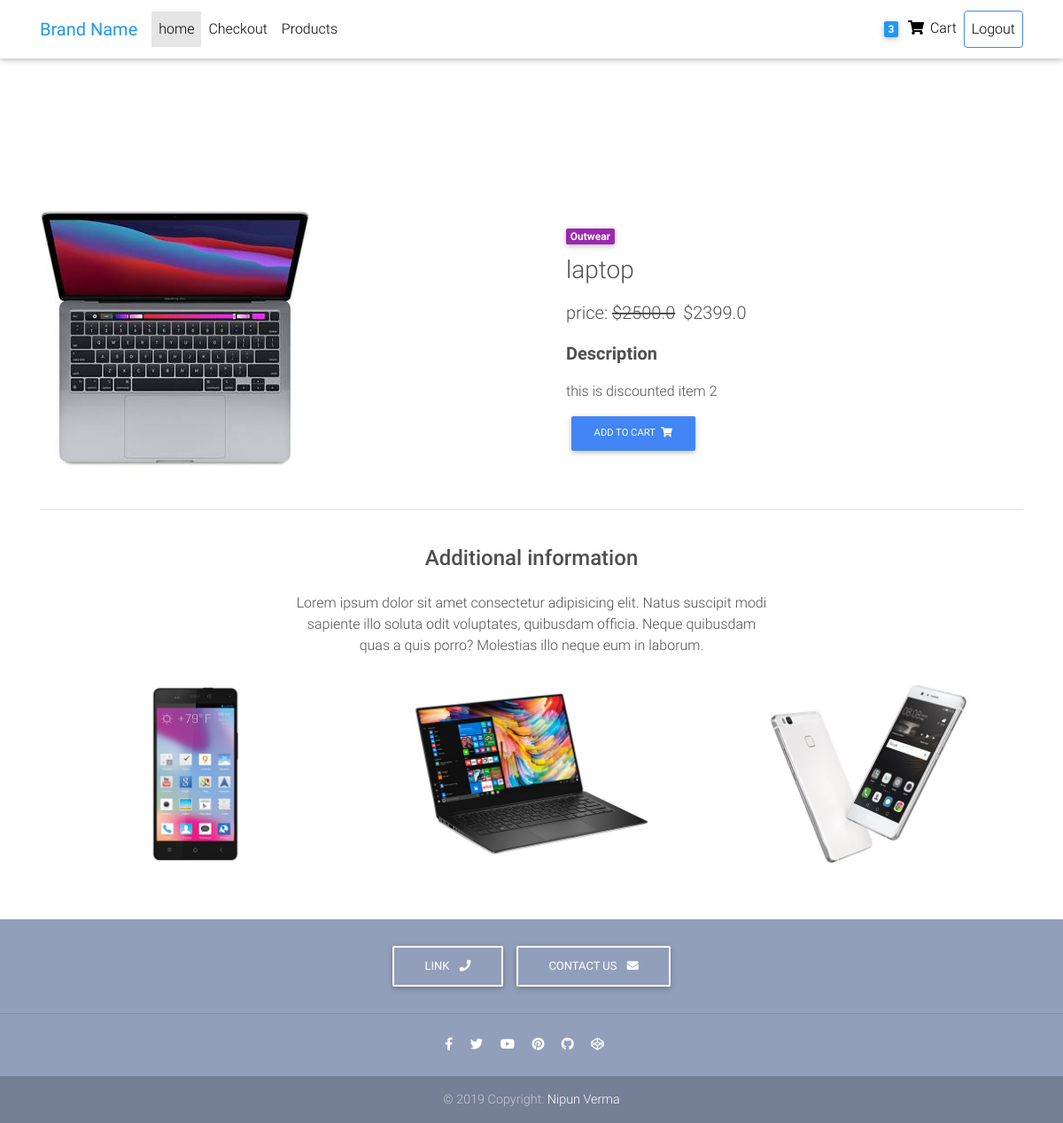
Screenshot of /product/item-2/ (signed in) with the database file from the repository.
### core/models.py (models this page shows, shortened)
class Order(models.Model):
    user=models.ForeignKey(settings.AUTH_USER_MODEL, on_delete=models.CASCADE)
    items=models.ManyToManyField(OrderItem)
    start_date=models.DateTimeField(auto_now_add=True)
    order_date=models.DateTimeField()
    ordered=models.BooleanField(default=False)

class Item(models.Model):
    image = models.ImageField(blank=True, null=True)
    title = models.CharField(max_length=256)
    price = models.FloatField()
    discounted_price = models.FloatField(blank=True, null=True)
    description=models.TextField(blank=True, null=True)
    category = models.CharField(choices=CATEGORY_CHOICES, max_length=2)
    label = models.CharField(choices=LABEL_CHOICES, max_length=1)
    slug = models.SlugField()

### core/views.py (the view)
# urls.py: path('product/<slug>/', ItemDetailView.as_view(), name='product'),
class ItemDetailView(LoginRequiredMixin, DetailView):
    model = Item
    template_name = 'product.html'

### core/templatetags/cart_template_tags.py (called while the page is built)
@register.filter
def cart_item_count(user):
    if user.is_authenticated:
        qs = Order.objects.filter(
            user=user,
            ordered=False,
        )
        if qs.exists():
            return qs[0].items.count()
    return 0

### templates/product.html
{% extends "base.html" %}
{% load static %}
{% block content %}
{% include 'navbar.html' %}
  <main class="mt-5 pt-4">
    <div class="container dark-grey-text mt-5" >
      <div class="row wow fadeIn">
        <div class="col-md-6 mb-4">
          <img src="{{ item.image.url }}" class="img-fluid" alt="" >
        </div>
        <div class="col-md-6 mb-4">
          <div class="p-4">
            <div class="mb-3">
              <a href="">
                <span class="badge purple mr-1">{{ object.get_category_display }}</span>
              </a>
              <h3 style="margin-top: 10px;">{{ item.title }}</h3>
            </div>
            <p class="lead">
              {% if item.discounted_price %}
                <span class="mr-1">
                  price: <del>${{ item.price }}</del>
                </span>
                <span>${{ item.discounted_price }}</span>
              {% else %}
                <span>price:  ${{ item.price }}</span>
              {% endif %}
            </p>
            {% if item.description %}
              <p class="lead font-weight-bold">Description</p>
              <p>{{ item.description }}</p>
            {% else %}
              {{ NULL }}
            {% endif %}
            <a href="{% url 'core:add_to_cart' item.slug %}" class="btn btn-primary btn-md my-0 p">
              Add to cart
                <i class="fas fa-shopping-cart ml-1"></i>
            </a>
          </div>
        </div>
      </div>
      <hr>
      <div class="row d-flex justify-content-center wow fadeIn">
        <div class="col-md-6 text-center">
          <h4 class="my-4 h4">Additional information</h4>
          <p>Lorem ipsum dolor sit amet consectetur adipisicing elit. Natus suscipit modi sapiente illo soluta odit
            voluptates,
            quibusdam officia. Neque quibusdam quas a quis porro? Molestias illo neque eum in laborum.</p>
        </div>
      </div>
      <div class="row wow fadeIn">
        <div class="col-lg-4 col-md-12 mb-4">
          <img src="{% static 'img/items/smartphone.jpg' %}" class="img-fluid" alt="">
        </div>
        <div class="col-lg-4 col-md-6 mb-4">
          <img src="{% static 'img/items/lenovo-ideapad.jpg' %}" class="img-fluid" alt="">
        </div>
        <div class="col-lg-4 col-md-6 mb-4">
          <img src="{% static 'img/items/smartphone-2.jpg' %}" class="img-fluid" alt="">
        </div>
      </div>
    </div>
  </main>
      {% include 'footer.html' %}
{% endblock %}

### templates/navbar.html (shortened to what this page needs)
{% load cart_template_tags %}
{% load static %}
<div style="margin-top: 70px; padding: 20px;">
</div>
<nav class="navbar fixed-top navbar-expand-lg navbar-light white scrolling-navbar">
  <div class="container">
    <a class="navbar-brand waves-effect" href="{% url 'core:home' %}">
      <strong class="blue-text">Brand Name</strong>
    </a>
    <div class="collapse navbar-collapse" id="navbarSupportedContent">
          <ul class="navbar-nav mr-auto">
            <li class="nav-item active">
              <a class="nav-link waves-effect" href="{% url 'core:home' %}">home
              </a>
            </li>
            <li class="nav-item">
              <a class="nav-link waves-effect" href="{% url 'core:check' %}">Checkout</a>
            </li>
            <li class="nav-item">
              <a class="nav-link waves-effect" href="#">Products</a>
            </li>
          </ul>
          {% if request.user.is_authenticated %}
          <ul class="navbar-nav nav-flex-icons">
            <li class="nav-item">
              <a class="nav-link waves-effect" href="{% url 'core:order_summary' %}">
                <span class="badge blue z-depth-1 mr-1"> {{ request.user|cart_item_count }} </span>
                  <i class="fas fa-shopping-cart"></i>
                  <span class="clearfix d-none d-sm-inline-block"> Cart </span>
              </a>
            </li>
            <li class="nav-item">
              <a class="nav-link waves-effect border border-primary rounded" href="{% url 'account_logout' %}">Logout</a>
            </li>
          </ul>
          {% else %}
          <ul class="navbar-nav nav-flex-icons">
            <li class="nav-item">
              <a class="nav-link waves-effect border border-primary rounded" href="{% url 'account_login' %}">Login</a>
            </li>
          </ul>
          {% endif %}
    </div>
  </div>
</nav>

### rows the page displays
Item: image (picture), category "Outwear", title "laptop", price "2500.0", discounted_price "2399.0", description "this is discounted item 2"

### other values shown
{{ request.user|cart_item_count }} "3"
